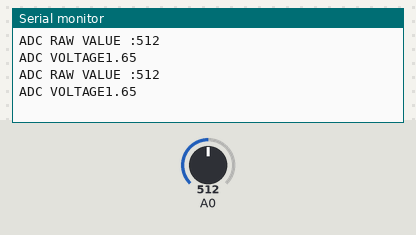
Bench run of a sketch on a simulated Arduino Uno, built with avr-gcc and run on an emulated ATmega328P. Parts: the last lines printed to the serial monitor. The inputs (shaded band) are chosen by the test bench; at power-on: A0 = 512.

Above: at 1.8 s.
1.9 s: A0 set to 716
At 2.5 s:
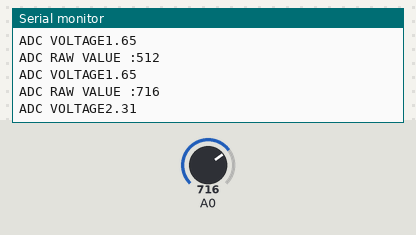
3.4 s: A0 set to 900
At 4.8 s:
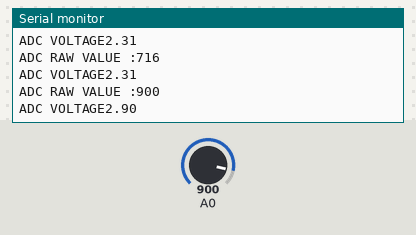
Timing chart, 0 to 6.4 s (numbered marks = the images above; inputs shaded):
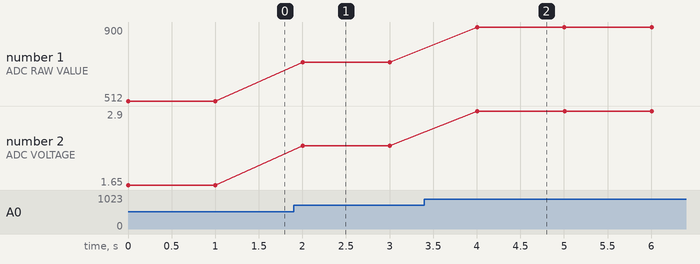

Measured:
- after the input at 1.9 s, the serial monitor: prints a new line after 0.10 s (image 1)
- after the input at 3.4 s, the serial monitor: prints a new line after 0.60 s (image 2)
- plotted number 1: 512 → 716 after the input at 1.9 s, 716 → 900 after the input at 3.4 s
- plotted number 2: 1.65 → 2.31 after the input at 1.9 s, 2.31 → 2.9 after the input at 3.4 s

The sketch:

analog_read_from_adc.ino
```cpp
void setup() {
  // put your setup code here, to run once:
Serial.begin(115200);
pinMode(A0,INPUT);

}
// light intensity is high resistance in low

void loop() {
  // put your main code here, to run repeatedly:
int adc_read = analogRead(A0);
Serial.print("ADC RAW VALUE :");
Serial.println(adc_read);
float adc_val =(adc_read*3.3)/1023.0;
Serial.print("ADC VOLTAGE");
Serial.println(adc_val);
delay(1000);
}
```
